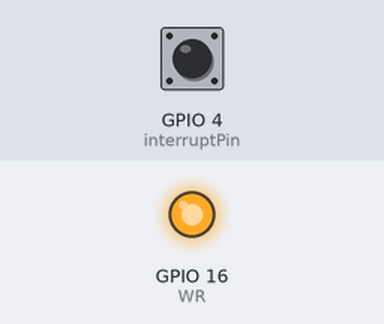
A sketch run on a simulated ESP32. Parts: output pins drawn as LEDs (lit = HIGH). The inputs (shaded band) are chosen by the test bench; at power-on: GPIO 4 (interruptPin) HIGH. Pins used as bus, display or sensor lines are not drawn; what the sketch prints to the serial monitor is not drawn.

Above: at 0.3 s.
Timing chart, 0 to 1.8 s (numbered marks = the images above):
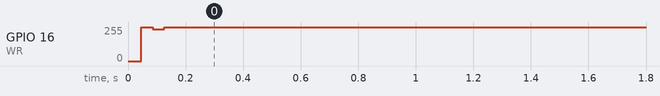

Measured:
- by itself, GPIO 16 (WR): 253/255 → 254/255 at 0.09 s, → 255/255 0.12 s later

The sketch:

VoiceLED_1.ino
```cpp
// https://www.waveshare.net/study/article-11-1.html
#include "ld3320.h"   // ld3320.h 헤더 파일 포함
VoiceRecognition Vc;  // 음성 인식 클래스 인스턴스

void setup() {
  Serial.begin(115200);
  Serial.println(F("Say keywords.."));
  Vc.init();  // 음성 인식 초기화

  // 키워드와 ID 추가
  Vc.addCommand("xiexie", 0);
  Vc.addCommand("xie", 1);
  Vc.addCommand("a", 2);
  Vc.addCommand("i", 3);
  Vc.addCommand("u", 4);
  Vc.addCommand("e", 5);
  Vc.addCommand("o", 6);
  Vc.addCommand("ari", 7);
  Vc.addCommand("kai", 8);
  Vc.addCommand("tank", 9);
  Vc.addCommand("hong se", 10);
  Vc.start();  // 음성 인식 시작
}

void loop() {
  switch (Vc.read()) {
    case 0:
      Serial.println("0");
      break;
    case 1:
      Serial.println("1");
      break;
    case 2:
      Serial.println("2");
      break;
    case 3:
      Serial.println("3");
      break;
    case 4:
      Serial.println("4");
      break;
    case 5:
      Serial.println("5");
      break;
    case 6:
      Serial.println("6");
      break;
    case 7:
      Serial.println("7");
      break;
    case 8:
      Serial.println("8");
      break;
    default:
      ;
      break;
  }
}
```

ld3320.cpp
```cpp
#include "ld3320.h"

uint8_t g_Mic;
int RSTB = 5; // RSTB 핀 (ESP32의 사용 가능한 GPIO 핀)
int CS = 15;  // CS 핀 (ESP32의 사용 가능한 GPIO 핀)
int WR = 16; // WR 핀 (ESP32의 사용 가능한 GPIO 핀)
int interruptPin = 4; // 인터럽트 핀 (ESP32의 사용 가능한 GPIO 핀)

uint8_t MIC_VOL = 0x55; // ADC 게인 초기값
uint8_t speech_endpoint = 0x10; // 음성 종료점 초기값
uint8_t speech_start_time = 0x08; // 음성 시작 시간 초기값
uint8_t speech_end_time = 0x10; // 음성 종료 시간 초기값
uint8_t voice_max_length = 0xC3; // 최대 음성 길이, 기본값 20초
uint8_t noise_time = 0x02; // 소음 시간

volatile int readflag = 0;
volatile int readnum = 0;
VoiceRecognition* VoiceRecognitionInstance = nullptr; // 전역 인스턴스 포인터

VoiceRecognition::VoiceRecognition() {}

int VoiceRecognition::read() {
    if (readflag == 1) {
        readflag = 0;
        return readnum;
    }
    return -1;
}

void IRAM_ATTR VoiceRecognition::updateWrapper() {
    if (VoiceRecognitionInstance != nullptr) {
        VoiceRecognitionInstance->update();
    }
}

void VoiceRecognition::update() {
    uint8_t Asr_Count = 0;
    if ((readReg(0x2b) & 0x10) && readReg(0xb2) == 0x21 && readReg(0xbf) == 0x35) {
        writeReg(0x29, 0);
        writeReg(0x02, 0);
        Asr_Count = readReg(0xba);
        if (Asr_Count > 0 && Asr_Count < 4) {
            readnum = readReg(0xc5);
            readflag = 1;
        }
        writeReg(0x2b, 0);
        writeReg(0x1C, 0);
    }
}

void VoiceRecognition::cSHigh() {
    digitalWrite(CS, HIGH);
}

void VoiceRecognition::cSLow() {
    digitalWrite(CS, LOW);
}

void VoiceRecognition::writeReg(uint8_t address, uint8_t value) {
    cSLow();
    digitalWrite(WR, LOW); // WR 핀을 LOW로 설정
    delayMicroseconds(10);
    SPI.transfer(0x04);
    SPI.transfer(address);
    SPI.transfer(value);
    digitalWrite(WR, HIGH); // WR 핀을 HIGH로 설정
    cSHigh();
}

uint8_t VoiceRecognition::readReg(uint8_t address) {
    uint8_t result;
    cSLow();
    digitalWrite(WR, LOW); // WR 핀을 LOW로 설정
    delayMicroseconds(10);
    SPI.transfer(0x05);
    SPI.transfer(address);
    result = SPI.transfer(0x00);
    digitalWrite(WR, HIGH); // WR 핀을 HIGH로 설정
    cSHigh();
    return result;
}

void VoiceRecognition::init(uint8_t mic) {
    if (mic == MIC) {
        g_Mic = MIC;
    } else if (mic == MONO) {
        g_Mic = MONO;
    }

    pinMode(RSTB, OUTPUT);
    pinMode(CS, OUTPUT);
    pinMode(WR, OUTPUT); // WR 핀을 출력으로 설정
    digitalWrite(WR, HIGH); // WR 핀을 HIGH로 설정 (필요에 따라 조정)

    cSHigh();

    // SPI.begin(sck, miso, mosi, ss);
    SPI.begin(18, 19, 23, CS); // SCK, MISO, MOSI, CS

    reset();

    pinMode(interruptPin, INPUT_PULLUP);

    // 전역 인스턴스 포인터 설정
    VoiceRecognitionInstance = this;

    attachInterrupt(digitalPinToInterrupt(interruptPin), VoiceRecognition::updateWrapper, FALLING);

    ASR_init();
}

void VoiceRecognition::reset() {
    digitalWrite(RSTB, HIGH);
    delay(1);
    digitalWrite(RSTB, LOW);
    delay(1);
    digitalWrite(RSTB, HIGH);
    delay(1);
    cSLow();
    delay(1);
    cSHigh();
    delay(1);
    writeReg(0xb9, 0x00);
}

void VoiceRecognition::ASR_init() {
    readReg(0x06);
    delay(10);
    readReg(0x06);
    writeReg(0x89, 0x03);
    delay(5);
    writeReg(0xcf, 0x43);
    delay(5);
    writeReg(0xcb, 0x02);
    writeReg(0x11, PLL_11);
    writeReg(0x1e, 0x00);
    writeReg(0x19, PLL_ASR_19);
    writeReg(0x1b, PLL_ASR_1B);
    writeReg(0x1d, PLL_ASR_1D);
    delay(10);
    writeReg(0xcd, 0x04);
    writeReg(0x17, 0x4c);
    delay(5);
    writeReg(0xcf, 0x4f);
    writeReg(0xbd, 0x00);
    writeReg(0x17, 0x48);
    delay(10);
    writeReg(0x3c, 0x80);
    writeReg(0x3e, 0x07);
    writeReg(0x38, 0xff);
    writeReg(0x3a, 0x07);
    writeReg(0x40, 0);
    writeReg(0x42, 8);
    writeReg(0x44, 0);
    writeReg(0x46, 8);
    delay(1);
}

void VoiceRecognition::addCommand(char *pass, int num) {
    int i;
    writeReg(0xc1, num);
    writeReg(0xc3, 0);
    writeReg(0x08, 0x04);

    delay(1);
    writeReg(0x08, 0x00);
    delay(1);
    for (i = 0; i <= 80; i++) {
        if (pass[i] == 0)
            break;
        writeReg(0x05, pass[i]);
    }
    writeReg(0xb9, i);
    writeReg(0xb2, 0xff);
    writeReg(0x37, 0x04);
}

unsigned char VoiceRecognition::start() {
    writeReg(0x35, MIC_VOL);

    writeReg(0xb3, speech_endpoint);

    writeReg(0xb4, speech_start_time);

    writeReg(0xb5, speech_end_time);

    writeReg(0xb6, voice_max_length);

    writeReg(0xb7, noise_time);

    writeReg(0x1c, 0x09);

    writeReg(0xbd, 0x20);
    writeReg(0x08, 0x01);
    delay(1);
    writeReg(0x08, 0x00);
    delay(1);
    if (check_b2() == 0) {
        return 0;
    }
    writeReg(0xb2, 0xff);

    writeReg(0x37, 0x06);
    delay(5);
    writeReg(0x1c, g_Mic);
    writeReg(0x29, 0x10);
    writeReg(0xbd, 0x00);

    return 1;
}

int VoiceRecognition::check_b2() {
    for (int j = 0; j < 10; j++) {
        if (readReg(0xb2) == 0x21) {
            return 1;
        }
        delay(10);
    }
    return 0;
}

void VoiceRecognition::micVol(uint8_t vol) {
    MIC_VOL = vol;
    writeReg(0x35, MIC_VOL);
}

void VoiceRecognition::speechEndpoint(uint8_t speech_endpoint_) {
    speech_endpoint = speech_endpoint_;
    writeReg(0xb3, speech_endpoint);
}

void VoiceRecognition::speechStartTime(uint8_t speech_start_time_) {
    speech_start_time = speech_start_time_;
    writeReg(0xb4, speech_start_time);
}

void VoiceRecognition::speechEndTime(uint8_t speech_end_time_) {
    speech_end_time = speech_end_time_;
    writeReg(0xb5, speech_end_time);
}

void VoiceRecognition::voiceMaxLength(uint8_t voice_max_length_) {
    voice_max_length = voice_max_length_;
    writeReg(0xb6, voice_max_length);
}

void VoiceRecognition::noiseTime(uint8_t noise_time_) {
    noise_time = noise_time_;
    writeReg(0xb7, noise_time);
}
```

ld3320.h
```cpp
#ifndef LD3320_H
#define LD3320_H

#include <Arduino.h>
#include <SPI.h> // SPI 라이브러리 포함

#define MIC 0x0b
#define MONO 0x23
#define CLK_IN         24
#define PLL_11         (uint8_t)((CLK_IN/2.0)-1)
#define PLL_ASR_19     (uint8_t)(CLK_IN*32.0/(PLL_11+1) - 0.51)
#define PLL_ASR_1B     0x48
#define PLL_ASR_1D     0x1f
extern int WR;
class VoiceRecognition {
public:
    VoiceRecognition();

    void update();
    void reset();
    void init(uint8_t mic=MIC);
    void ASR_init();
    unsigned char start();
    void addCommand(char *pass, int num);
    int read();

    void micVol(uint8_t vol);
    void speechEndpoint(uint8_t speech_endpoint_);
    void speechStartTime(uint8_t speech_start_time_);
    void speechEndTime(uint8_t speech_end_time_);
    void voiceMaxLength(uint8_t voice_max_length_);
    void noiseTime(uint8_t noise_time_);
private:
    void writeReg(uint8_t address, uint8_t value);
    uint8_t readReg(uint8_t address);
    void cSHigh(void);
    void cSLow(void);
    static void IRAM_ATTR updateWrapper();
    int check_b2();
};

#endif // LD3320_H
```

originalSample.cpp
```cpp
// #include <ld3320.h>

// VoiceRecognition Voice;  //声明一个语音识别对象

// #define Led 8  //定义LED控制引脚

// void setup() {
//   pinMode(Led, OUTPUT);    //初始化LED引脚为输出模式
//   digitalWrite(Led, LOW);  //LED引脚低电平

//   Voice.init();                      //初始化VoiceRecognition模块
//   Voice.addCommand("kai deng", 0);
//   Voice.addCommand("guan deng", 1);
//   Voice.addCommand("a", 2);
//   Voice.addCommand("i", 3);
//   Voice.addCommand("u", 4);
//   Voice.addCommand("e", 5);
//   Voice.addCommand("o", 6);
//   Voice.addCommand("xie xie", 7);  //添加指令，参数（指令内容，指令标签（可重复））
//   Voice.start();                     //开始识别
// }
// void loop() {
//   switch (Voice.read())  //判断识别
//   {
//     case 0:                     //若是指令“kai deng”
//       digitalWrite(Led, HIGH);  //点亮LED
//       break;
//     case 1:                    //若是指令“guan deng”
//       digitalWrite(Led, LOW);  //熄灭LED
//       break;
//     default:
//       break;
//   }
// }
// // 
```
